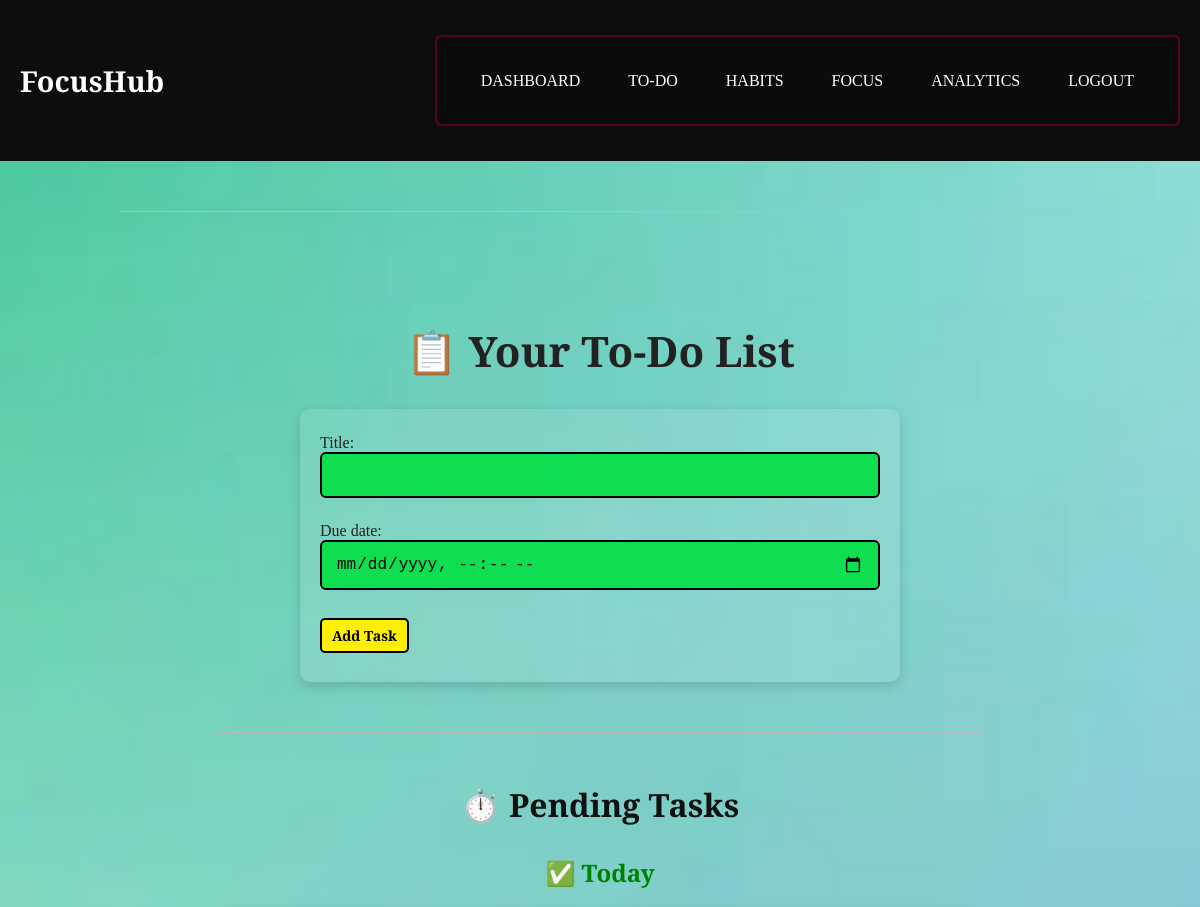
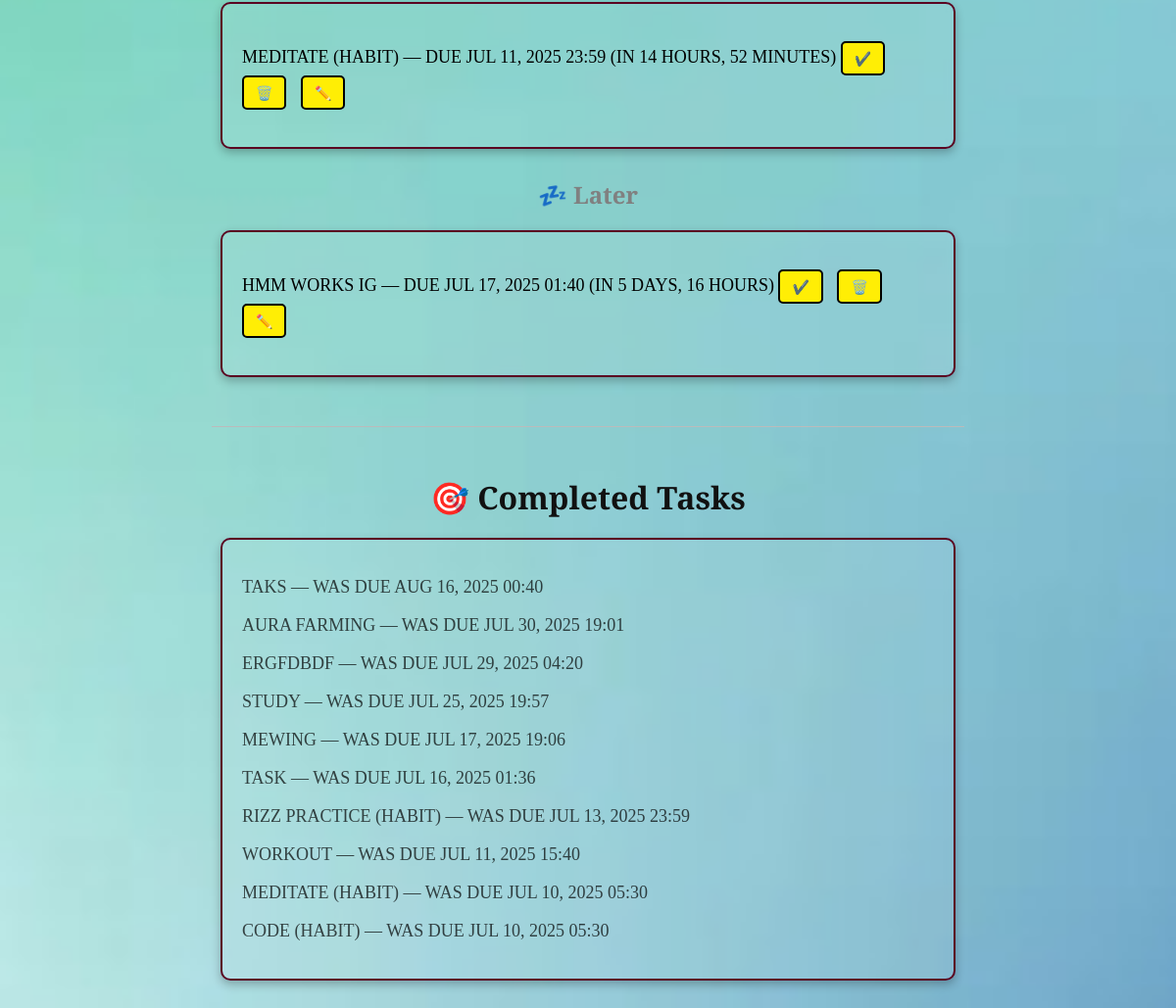
Screenshot of /todos/ (signed in) with the database file from the repository (2 pictures, top to bottom).
### hub/models.py (models this page shows, shortened)
class Task(models.Model):
    user = models.ForeignKey(User, on_delete=models.CASCADE)
    title = models.CharField(max_length=255)
    is_done = models.BooleanField(default=False)
    due_date = models.DateTimeField(null=True, blank=True)
    created_at = models.DateTimeField(auto_now_add=True)
    from_habit = models.ForeignKey('Habit', null=True, blank=True, on_delete=models.SET_NULL)

### hub/utils.py (the view)
    def wrapper(request, *args, **kwargs):
        if request.user.is_authenticated:
            session = FocusSession.objects.filter(user=request.user, end_time__isnull=True).first()
            allowed_paths = ['/focus/', '/confirm_completion/', '/logout/']
            if session and request.path not in allowed_paths:
                return redirect('focus')
        return view_func(request, *args, **kwargs)

### hub/forms.py
class TaskForm(forms.ModelForm):
    class Meta:
        model = Task
        fields = ['title', 'due_date']
        widgets = {'due_date': forms.DateTimeInput(attrs={'type': 'datetime-local'})}

### hub/utils.py (called while the page is built)
def enforce_focus_lock(view_func):
    def wrapper(request, *args, **kwargs):
        if request.user.is_authenticated:
            session = FocusSession.objects.filter(user=request.user, end_time__isnull=True).first()
            allowed_paths = ['/focus/', '/confirm_completion/', '/logout/']
            if session and request.path not in allowed_paths:
                return redirect('focus')
        return view_func(request, *args, **kwargs)
    return wrapper

### templates/todos.html (shortened to what this page needs)
{% extends "base.html" %}
{% block content %}
<h2>📋 Your To-Do List</h2>
<form method="post">
    {{ form.as_p }}
    <button class="add-button" type="submit">Add Task</button>
</form>
<hr>
<h3>⏱️ Pending Tasks</h3>
{% if grouped_tasks.today %}
<h4 style="color: green;">✅ Today</h4>
<ul>
    {% for task in grouped_tasks.today %}
    <li>
        {% with task.due_date|timeuntil as diff %}
            {{ task.title }} — due {{ task.due_date|date:"M d, Y H:i" }} (in {{ diff }})
        {% endwith %}
        <form action="{% url 'complete_task' task.id %}" method="post">
            <button type="submit">✔️</button>
        </form>
        <form action="{% url 'delete_task' task.id %}" method="post" onsubmit="return confirm('Are you sure you want to delete this task?');">
            <button type="submit">🗑️</button>
        </form>
        <form action="{% url 'edit_task' task.id %}" method="get">
            <button type="submit">✏️</button>
        </form>
    </li>
    {% endfor %}
</ul>
{% endif %}
{% if grouped_tasks.later %}
<h4 style="color: gray;">💤 Later</h4>
<ul>
    {% for task in grouped_tasks.later %}
    <li>
        {% with task.due_date|timeuntil as diff %}
            {{ task.title }} — due {{ task.due_date|date:"M d, Y H:i" }} (in {{ diff }})
        {% endwith %}
        <form action="{% url 'complete_task' task.id %}" method="post">
            <button type="submit">✔️</button>
        </form>
        <form action="{% url 'delete_task' task.id %}" method="post" onsubmit="return confirm('Are you sure you want to delete this task?');">
            <button type="submit">🗑️</button>
        </form>
        <form action="{% url 'edit_task' task.id %}" method="get">
            <button type="submit">✏️</button>
        </form>
    </li>
    {% endfor %}
</ul>
{% endif %}
<hr>
<h3>🎯 Completed Tasks</h3>
{% if completed_tasks %}
<ul>
    {% for task in completed_tasks %}
        <li class="completed-task">
            {{ task.title }} — was due {{ task.due_date|date:"M d, Y H:i" }}
        </li>
    {% endfor %}
</ul>
{% else %}
    <p class="no-tasks">No completed tasks yet.</p>
{% endif %}
{% endblock %}

### templates/todos.html (style rules this page uses)
body { background-size: cover; background-position: center; font-family: 'Playfair Display', serif; margin: 0; padding: 0; }
h2, h3, h4 { text-align: center; font-family: 'Playfair Display', serif; margin-bottom: 16px; }
h2 { margin-top: 40px; font-size: 42px; }
h3 { margin-top: 50px; font-size: 32px; color: #111; }
h4 { font-size: 24px; margin: 30px 0 10px; }
form { max-width: 600px; margin: 30px auto; padding: 25px 20px; background-color: rgba(255, 255, 255, 0.1); backdrop-filter: blur(6px); border-radius: 10px; box-shadow: 0 4px 12px rgba(0, 0, 0, 0.15); }
input[type="text"], select { width: 100%; padding: 12px 14px; margin-bottom: 24px; border-radius: 6px; font-size: 16px; background-color: rgba(5, 223, 70, 0.918); border: 2px solid #000; }
button { display: inline-block; font-family: 'Playfair Display', serif; font-size: 14px; font-weight: bold; padding: 6px 10px; margin: 4px 4px 4px 0; background-color: #ffee05; color: #000; border: 2px solid #000; border-radius: 5px; cursor: pointer; vertical-align: middle; transition: background-color 0.2s ease; box-shadow: none; }
ul { list-style-type: none; padding: 20px; margin: 20px auto; max-width: 750px; border: 2px solid #5a0221; border-radius: 10px; background-color: rgba(255, 255, 255, 0.08); backdrop-filter: blur(5px); box-shadow: 0 4px 10px rgba(0, 0, 0, 0.25); text-transform: uppercase; }
li { margin: 18px 0; font-size: 18px; color: #000; }
li form { display: inline-block; margin: 0 5px 0 0; vertical-align: middle; background-color: transparent; padding: 0; box-shadow: none; border: none; display: inline; margin-right: 10px; }
.completed-task { color: black; opacity: 0.7; text-transform: uppercase; }
hr { width: 80%; margin: 50px auto 30px; border-top: 1px solid #bbb; }
li button { font-family: 'Playfair Display', serif; font-size: 14px; padding: 6px 12px; margin: 0; background-color: #ffee05; color: #000; border: 2px solid #000; border-radius: 5px; cursor: pointer; transition: background-color 0.2s ease; box-shadow: none; box-sizing: border-box; line-height: normal; display: inline-flex; align-items: center; justify-content: center; }
input[type="datetime-local"] { width: 100%; padding: 12px 14px; margin-bottom: 24px; border-radius: 6px; font-size: 16px; background-color: rgba(5, 223, 70, 0.918); border: 2px solid #000; color: #000; box-sizing: border-box; line-height: normal; -webkit-appearance: none; appearance: none; }

### rows the page displays
Task: title "MEDITATE (HABIT)", due_date "JUL 11, 2025 23:59", diff "14 HOURS, 52 MINUTES"
Task: title "HMM WORKS IG", due_date "JUL 17, 2025 01:40", diff "5 DAYS, 16 HOURS"
Task: title "TAKS", due_date "AUG 16, 2025 00:40"
Task: title "AURA FARMING", due_date "JUL 30, 2025 19:01"
Task: title "ERGFDBDF", due_date "JUL 29, 2025 04:20"
Task: title "STUDY", due_date "JUL 25, 2025 19:57"
Task: title "MEWING", due_date "JUL 17, 2025 19:06"
Task: title "TASK", due_date "JUL 16, 2025 01:36"
Task: title "RIZZ PRACTICE (HABIT)", due_date "JUL 13, 2025 23:59"
Task: title "WORKOUT", due_date "JUL 11, 2025 15:40"
Task: title "MEDITATE (HABIT)", due_date "JUL 10, 2025 05:30"
Task: title "CODE (HABIT)", due_date "JUL 10, 2025 05:30"
